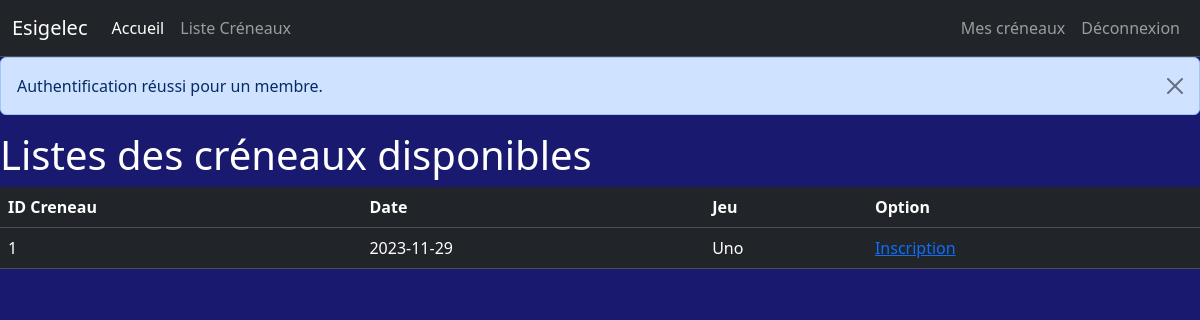
/listCreneaux.php (signed in), run on an earlier commit of the app's database.
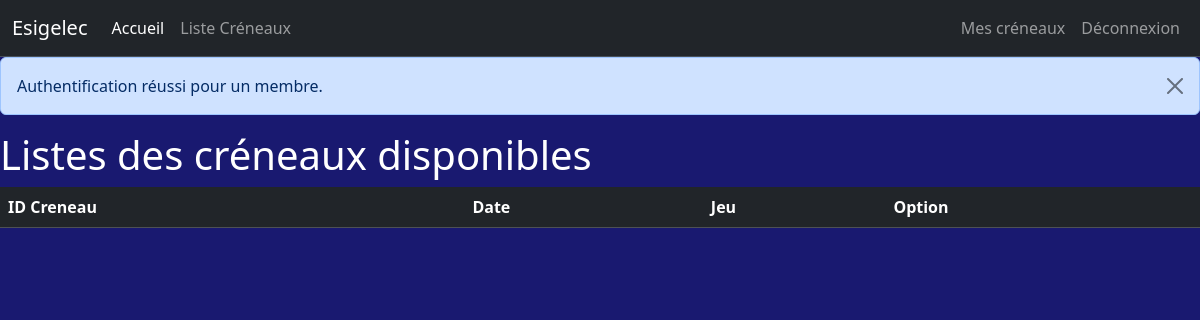
And on a later commit of the database.
### tables this page shows
CREATE TABLE `creneau` (
  `idCreneau` int(11) NOT NULL,
  `date` date DEFAULT NULL,
  `idJeux` int(11) NOT NULL
);

CREATE TABLE `jeux` (
  `idJeux` int(11) NOT NULL,
  `nom` varchar(100) NOT NULL,
  `description` varchar(255) NOT NULL,
  `categorie` varchar(50) NOT NULL,
  `regle` varchar(255) NOT NULL,
  `image` varchar(255) NOT NULL
);

### listCreneaux.php (the view, shortened to what this page needs)
<?php
include 'header.inc.php';
include 'menuMembre.inc.php';
  require_once("param.inc.php");
  $mysqli = new mysqli($host, $login, $passwd, $dbname);
  ?>
<div class="coontainer">
<?php
         if(isset($_SESSION['message'])) {
            echo '<div class="alert alert-primary alert-dismissible fade show" role="alert">';
            echo $_SESSION['message'];
            echo '<button type="button" class="btn-close" data-bs-dismiss="alert" aria-label="Close"></button>';
            echo '</div>';
            }
    ?>
    <h1>Listes des créneaux disponibles</h1>
    <table class="table table-dark table-hover">
        <thead>
            <tr>
                <th scope="col">ID Creneau</th>
                <th scope="col">Date</th>
                <th scope="col">Jeu</th>
                <th scope="col">Option</th>
            </tr>
        </thead>
        <tbody>
            <?php
                $query = "SELECT creneau.idCreneau, creneau.date, jeux.nom FROM creneau INNER JOIN jeux ON creneau.idJeux=jeux.idJeux ";
                $result = $mysqli->query($query);
                if ($result->num_rows > 0) {
                    while ($row = $result->fetch_assoc()) {
                    echo '<tr>';
                    echo '<td>' . $row['idCreneau'] . '</td>';
                    echo '<td>' . $row['date'] . '</td>';
                    echo '<td>' . $row['nom'] . '</td>';
                    echo '<td><a href="tt_creneauMembre.php?idCreneau=' . $row['idCreneau'] . '">Inscription</a></td>';
                    echo '</tr>';
                    }
                }
            ?>
        </tbody>
    </table>
</div>

What changed in the data, as far as the page shows it:
removed creneau: idCreneau "1", date "2023-11-29", idJeux.nom "Uno"
